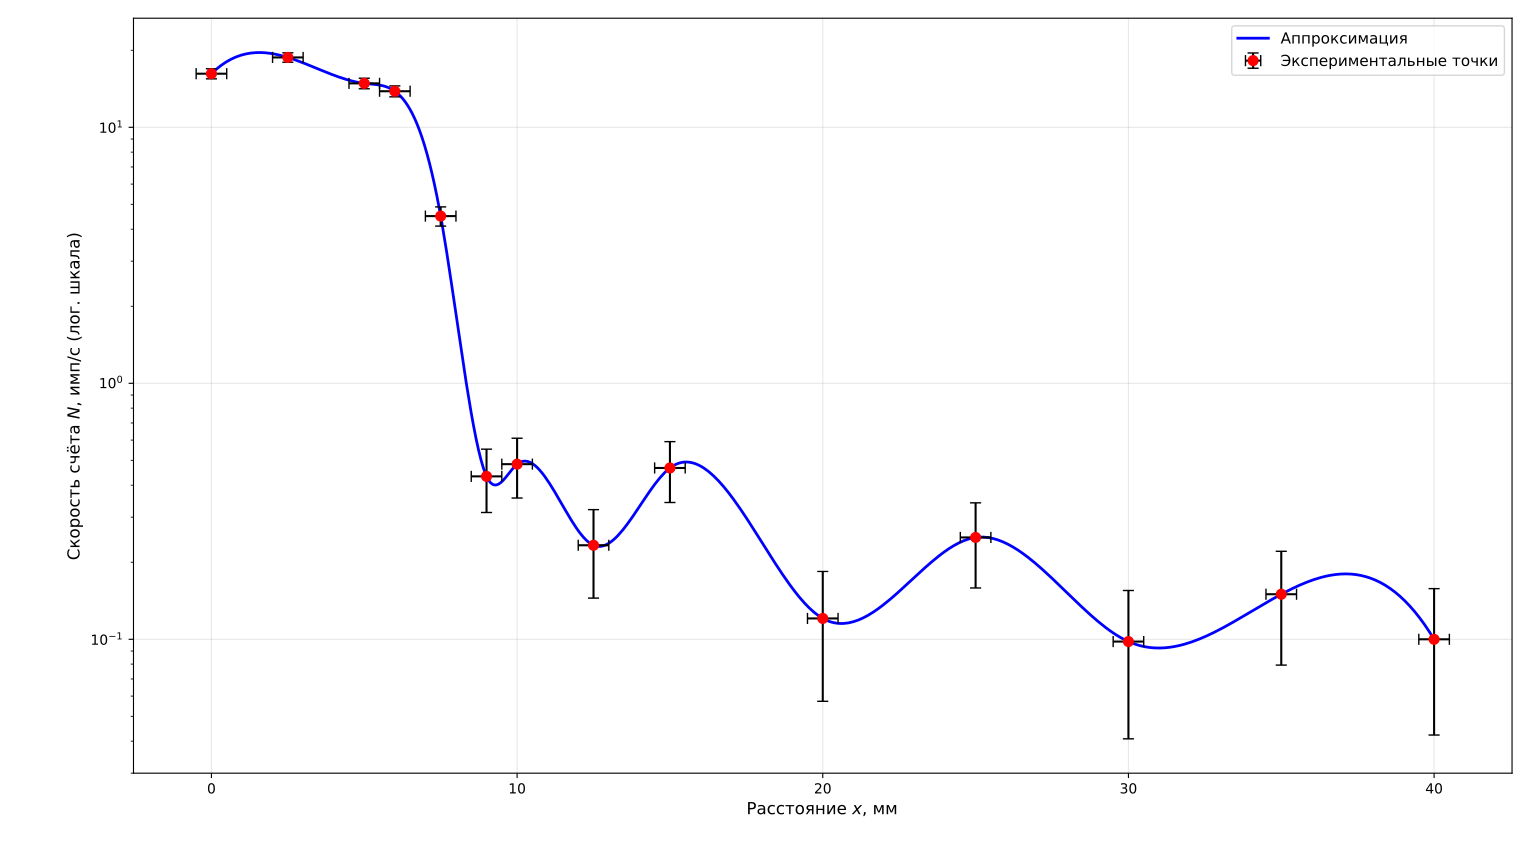

Reproduce this figure in Python.
import numpy as np
import matplotlib.pyplot as plt
from collections import defaultdict
from scipy.interpolate import make_interp_spline, UnivariateSpline

# 1. Исходные данные
x_raw = [40, 35, 35, 30, 25, 25, 20, 20, 20, 15, 12.5, 10, 10, 10, 9, 7.5, 6, 5, 2.5, 0]
N_raw = [0.100, 0.200, 0.100, 0.098, 0.200, 0.300, 0.129, 0.100, 0.133, 0.467, 0.233, 
         0.433, 0.467, 0.550, 0.433, 4.500, 13.833, 14.850, 18.750, 16.200]

# 2. Усреднение повторяющихся измерений
data = defaultdict(list)
for x, n in zip(x_raw, N_raw):
    data[x].append(n)

# Сортируем по возрастанию расстояния
x_avg = sorted(data.keys())
N_avg = [np.mean(data[x]) for x in x_avg]

x_avg = np.array(x_avg)
N_avg = np.array(N_avg)

# 3. Расчёт погрешностей
dx = 0.5  # Погрешность расстояния, мм
t_meas = 30.0  # Время измерения в секундах (измените на ваше реальное время)
dN = np.sqrt(N_avg / t_meas)

# 4. Создание плотной сетки для сплайнов
x_smooth = np.linspace(x_avg.min(), x_avg.max(), 500)

# ==========================================
# ГРАФИК 1: Полный диапазон (Логарифмическая шкала Y)
# ==========================================
plt.figure(figsize=(10, 7))

# Строим сплайн в логарифмической шкале для лучшей интерполяции малых значений
log_N_avg = np.log10(N_avg)
spline_log = make_interp_spline(x_avg, log_N_avg, k=3)  # k=3 - кубический сплайн
log_N_smooth = spline_log(x_smooth)
N_smooth_log = 10**log_N_smooth

# Основной график
plt.plot(x_smooth, N_smooth_log, 'b-', linewidth=2, label='Аппроксимация')
plt.errorbar(x_avg, N_avg, xerr=dx, yerr=dN, fmt='o', color='red', 
             ecolor='black', capsize=4, markersize=7, label='Экспериментальные точки')

plt.yscale('log')
plt.xlabel('Расстояние $x$, мм', fontsize=12)
plt.ylabel('Скорость счёта $N$, имп/с (лог. шкала)', fontsize=12)
# plt.title('Зависимость скорости счёта от расстояния (полный диапазон)', fontsize=14)
plt.legend(fontsize=11)
plt.grid(True, alpha=0.3)
plt.tight_layout()
plt.savefig('graph_full_log_spline.png', dpi=300)
plt.show()

# ==========================================
# ГРАФИК 2: Область спада (Линейная шкала, зум)
# ==========================================
plt.figure(figsize=(10, 7))

# Для линейного графика используем сглаживающий сплайн (лучше работает с шумом)
# Фильтруем только область спада (x от 4 до 16 мм)
mask = (x_avg >= 4) & (x_avg <= 16)
x_drop = x_avg[mask]
N_drop = N_avg[mask]

x_drop_smooth = np.linspace(x_drop.min(), x_drop.max(), 300)

# UnivariateSpline с параметром s (степень сглаживания)
# Чем больше s, тем более гладкая кривая
spline_drop = UnivariateSpline(x_drop, N_drop, s=0.5)  # s можно регулировать
N_drop_smooth = spline_drop(x_drop_smooth)

# Основной график
plt.plot(x_drop_smooth, N_drop_smooth, 'g-', linewidth=2.5, label='Сглаживающий сплайн')
plt.errorbar(x_drop, N_drop, xerr=dx, yerr=dN[mask], fmt='s', color='darkred', 
             ecolor='black', capsize=4, markersize=7, label='Экспериментальные данные')

plt.xlim(4, 16)
plt.ylim(0, 6)
plt.xlabel('Расстояние $x$, мм', fontsize=12)
plt.ylabel('Скорость счёта $N$, имп/с', fontsize=12)
plt.title('Область спада кривой (для определения пробега)', fontsize=14)
plt.legend(fontsize=11)
plt.grid(True, alpha=0.3)
plt.tight_layout()
plt.savefig('graph_drop_spline.png', dpi=300)
plt.show()

# Вывод усреднённых данных для проверки
print("x (мм)\t N_ср (имп/с)\t dN (имп/с)")
for i in range(len(x_avg)):
    print(f"{x_avg[i]:<6}\t {N_avg[i]:<12.3f}\t {dN[i]:<6.3f}")
